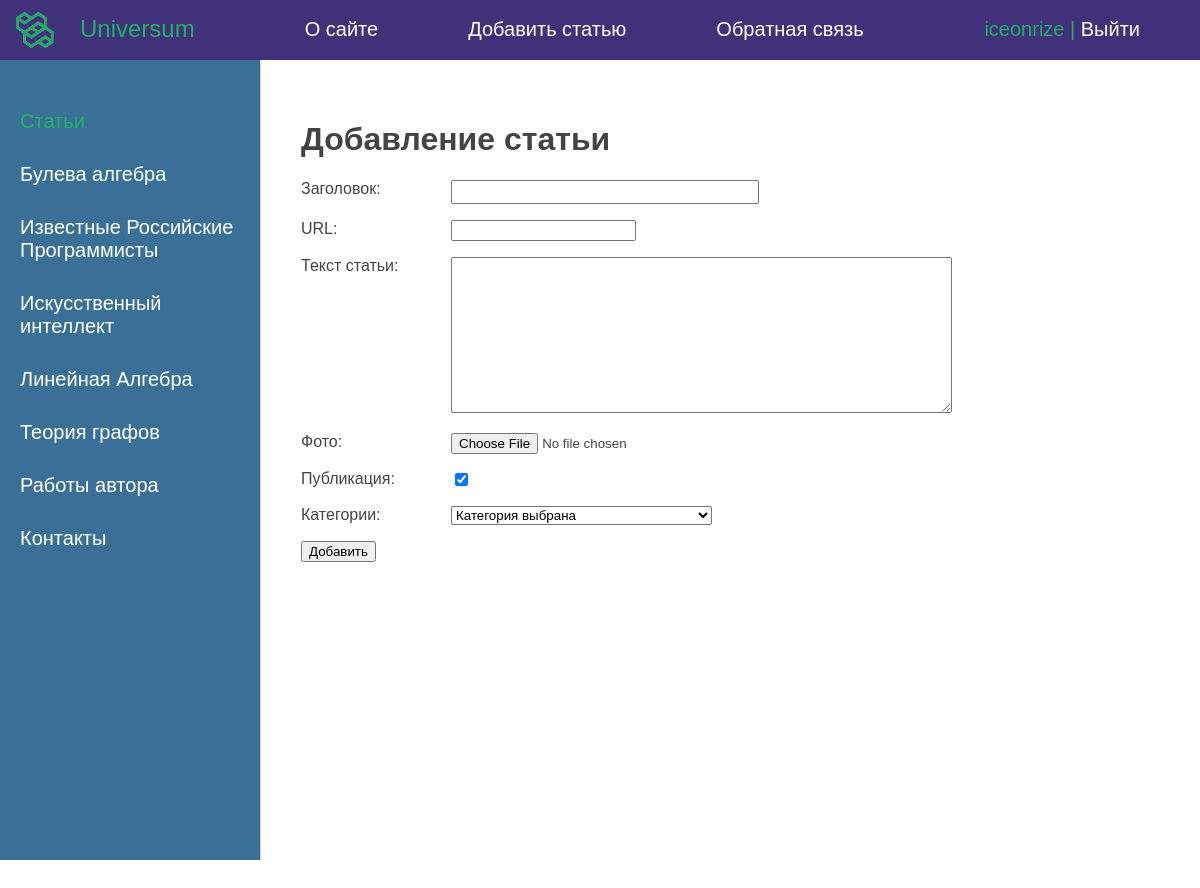
Screenshot of /addpage/ (signed in) with the database file from the repository.
### science/models.py (models this page shows)
class Category(models.Model):
    name = models.CharField(max_length=100, db_index=True, verbose_name='Категория')
    slug = models.SlugField(max_length=255, unique=True, db_index=True, verbose_name='URL')
    def __str__(self):
        return self.name
    def get_absolute_url(self):
        return reverse('category', kwargs={'cat_slug': self.slug})
    class Meta:
        verbose_name = 'Категория'
        verbose_name_plural = 'Категории'
        ordering = ['id']

### science/views.py (the view)
# urls.py: path('addpage/', AddPage.as_view(), name='add_page'),
class AddPage(LoginRequiredMixin, DataMixin, CreateView):
    form_class = AddPostForm
    template_name = 'science/addpage.html'
    login_url = reverse_lazy('home')
    raise_exception = True
    def get_context_data(self, *, object_list=None, **kwargs):
        context = super().get_context_data(**kwargs)
        c_def = self.get_user_context(title='Добавление статьи')
        return dict(list(context.items()) + list(c_def.items()))

### science/forms.py (shortened to what this page needs)
class AddPostForm(forms.ModelForm):
    def __init__(self, *args, **kwargs):
        super().__init__(*args, **kwargs)
        self.fields['cat'].empty_label = 'Категория выбрана'
    class Meta:
        model = Science
        fields = ['title', 'slug', 'content', 'photo', 'is_published', 'cat']
        widgets = {
            'title': forms.TextInput(attrs={'class': 'form-input'}),
            'content': forms.Textarea(attrs={'cols': 60, 'rows': 10}),
        }

### science/utils.py (called while the page is built)
    def get_user_context(self, **kwargs):
        context = kwargs
        cats = cache.get('cats')
        if not cats:
            cats = Category.objects.annotate(Count('science'))
            cache.set('cats', cats, 60)
        cats = Category.objects.annotate(Count('science'))
        user_menu = menu.copy()
        if not self.request.user.is_authenticated:
            user_menu.pop(1)
        context['menu'] = user_menu
        context['cats'] = cats
        if 'cat_selected' not in context:
            context['cat_selected'] = 0
        return context

### science/templates/science/addpage.html (shortened to what this page needs)
{% extends 'science/home_page.html' %}
{% block content %}
<h1>{{title}}</h1>
<form action="{% url 'add_page' %}" method="post" enctype="multipart/form-data">
{% for f in form %}
<p><label class="form-label" for="{{ f.id_for_label }}">{{f.label}}: </label>{{ f }}</p>
{% endfor %}
    <button type="submit">Добавить</button>
</form>
{% endblock %}

### science/templates/science/home_page.html (shortened to what this page needs)
{% load static %}
{% load science_tags %}
<!DOCTYPE html>
<html lang="ru" xmlns="http://www.w3.org/1999/html">
<head>
    <link type="text/css" href="{% static 'science/css/styles.css' %}" rel="stylesheet"/>
</head>
<body>
<table class="table-page" border=0 cellpadding="0" cellspacing="0">
    <tr>
        <td valign=top>
            {% block mainmenu %}
            <div class="header">
                <ul id="mainmenu" class="mainmenu">
                    <li class="logo"><a href="{% url 'home' %}">
                        <div class="logo"><img src="{% static 'science/images/header_website_logo.png' %}"/>
                        </div>
                    </a></li>
                    <li>
                        <div class="logo-name"><p>Universum</p></div>
                    </li>
                    {% for m in menu %}
                    <li><a href="{% url m.url_name %}">{{m.title}}</a></li>
                    {% endfor %}
                    {% if request.user.is_authenticated %}
                    <li class="last"> {{user.username}} | <a href="{% url 'logout' %}">Выйти</a></li>
                    {% else %}
                    <li class="last"><a href="{% url 'register' %}">Регистрация</a> | <a
                            href="{% url 'login' %}">Войти</a></li>
                    {% endif %}
                </ul>
            </div>
            {% endblock mainmenu %}
            <table class="table-content" border=0 cellpadding="0" cellspacing="0">
                <tr>
                    <td valign="top" class="left-chapters">
                        <ul id="leftchapters">
                            {% if cat_selected == 0 %}
                            <li class="selected">Статьи</li>
                            {% else %}
                            <li><a href="{% url 'home' %}">Статьи</a></li>
                            {% endif %}
                            {% for c in cats %}
                            {% if c.science__count > 0 %}
                            {% if c.pk == cat_selected %}
                            <li class="selected">{{c.name}}</li>
                            {% else %}
                            <li><a href="{{ c.get_absolute_url }}">{{c.name}}</a></li>
                            {% endif %}
                            {% endif %}
                            {% endfor %}
                            <li><a href="#">Работы автора</a></li>
                            <li><a href='#'>Контакты</a></li>
                        </ul>
                    </td>
                    <td valign="top" class="content">
                        <main class="content-main">
                            {% block content %}{% endblock %}
                        </main>
                    </td>
                </tr>
            </table>
        </td>
    </tr>
</table>
</body>
</html>

### science/static/science/css/styles.css (style rules this page uses)
html, body { font-family: 'Arial'; margin: 0; padding: 0; height: 100%; width: 100%; color: #444; }
a { color: #0059b2; text-decoration: none; }
img { max-width: 600px; height: auto; }
.table-page { width: 100%; height: 100%; vertical-align: top; }
.table-page tr { height: 100%; }
.header { padding-right: 20px; background: #41317A; height: 60px; }
.logo img { width: 110px; height: 50px; }
.logo { margin-top: 5px; margin-left: -40px; }
ul.mainmenu { list-style: none; margin: 0; padding: 0; color: #20b162; font-size: 20px; overflow: hidden; }
ul.mainmenu li { padding-left: 20px; float: left; margin: 18px 40px 0 30px; }
ul.mainmenu li.logo { margin: 0; }
ul.mainmenu li.last { float: right; }
.logo-name p { font-size: 24px; color: #20b162; margin-top: -3px; margin-left: -60px; padding-right: 20px; }
ul.mainmenu li a { color: #FFFFFF; text-decoration: none; }
.table-content { width: 100%; min-height: 100%; height: 100%; }
.left-chapters { margin: 0; background: #3a6f97; border-right: 1px solid #ccc; min-height: 100%; }
.left-chapters ul { width: 230px; min-height: 100%; margin: 0; padding: 20px 10px 10px 20px; list-style: none; font-size: 20px; }
.left-chapters ul li { margin: 30px 0 0 0; color: #999; }
.left-chapters ul li.selected { color: #20b162;; }
.left-chapters ul li a { color: #FFFFFF; text-decoration: none; }
.content { padding: 40px 20px 20px 40px; width: 100%; box-sizing: border-box; }
.form-input { width: 300px; font-size: 16px; }
.form-label { display: inline-block; min-width: 150px; vertical-align: top; }

### rows the page displays
Category: name "Булева алгебра"
Category: name "Известные Российские Программисты"
Category: name "Искусственный интеллект"
Category: name "Линейная Алгебра"
Category: name "Теория графов"

### other values shown
{{ m.title }} "О сайте" "Добавить статью" "Обратная связь"
{{ user.username }} "iceonrize"
{{ title }} "Добавление статьи"
{{ f.label }} "Заголовок" "URL" "Текст статьи" "Фото" "Публикация" "Категории"
